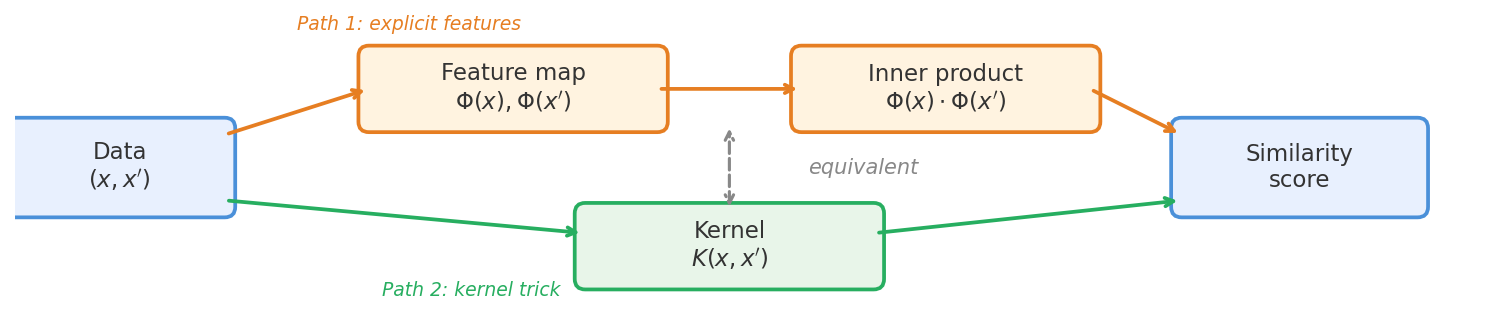

Source code (Python):
import matplotlib.pyplot as plt
import matplotlib.patches as mpatches

fig, ax = plt.subplots(figsize=(10, 6.5))

# Layout: two paths from "Data" on the left to "Similarity" on the right
# Path 1 (top):    Data -> Feature map Phi(x) -> Inner product -> Similarity
# Path 2 (bottom): Data -> Kernel K(x,x')                     -> Similarity

# Box positions (center_x, center_y, width, height)
boxes = {
    'data':       (0.5, 0.5, 1.6, 0.6),
    'feature':    (3.5, 1.1, 2.2, 0.5),
    'inner':      (6.8, 1.1, 2.2, 0.5),
    'kernel':     (5.15, -0.1, 2.2, 0.5),
    'similarity': (9.5, 0.5, 1.8, 0.6),
}

box_labels = {
    'data':       'Data\n$(x, x\')$',
    'feature':    'Feature map\n$\\Phi(x), \\Phi(x\')$',
    'inner':      'Inner product\n$\\Phi(x) \\cdot \\Phi(x\')$',
    'kernel':     'Kernel\n$K(x, x\')$',
    'similarity': 'Similarity\nscore',
}

box_colors = {
    'data':       '#E8F0FE',
    'feature':    '#FFF3E0',
    'inner':      '#FFF3E0',
    'kernel':     '#E8F5E9',
    'similarity': '#E8F0FE',
}

edge_colors = {
    'data':       '#4A90D9',
    'feature':    '#E67E22',
    'inner':      '#E67E22',
    'kernel':     '#27AE60',
    'similarity': '#4A90D9',
}

# Draw boxes
for key, (cx, cy, w, h) in boxes.items():
    rect = mpatches.FancyBboxPatch(
        (cx - w/2, cy - h/2), w, h,
        boxstyle='round,pad=0.08',
        facecolor=box_colors[key],
        edgecolor=edge_colors[key],
        linewidth=1.8,
        zorder=2
    )
    ax.add_patch(rect)
    ax.text(cx, cy, box_labels[key], ha='center', va='center',
            fontsize=11, color='#333333', zorder=3)

# Arrow style
arrow_props_top = dict(
    arrowstyle='->', color='#E67E22', linewidth=1.8,
    connectionstyle='arc3,rad=0.0'
)
arrow_props_bottom = dict(
    arrowstyle='->', color='#27AE60', linewidth=1.8,
    connectionstyle='arc3,rad=0.0'
)
arrow_props_equiv = dict(
    arrowstyle='<->', color='#888888', linewidth=1.5,
    connectionstyle='arc3,rad=0.0',
    linestyle='dashed'
)

# Top path arrows: Data -> Feature map -> Inner product -> Similarity
ax.annotate('', xy=(2.4, 1.1), xytext=(1.3, 0.75),
            arrowprops=arrow_props_top)
ax.annotate('', xy=(5.7, 1.1), xytext=(4.6, 1.1),
            arrowprops=arrow_props_top)
ax.annotate('', xy=(8.6, 0.75), xytext=(7.9, 1.1),
            arrowprops=arrow_props_top)

# Bottom path arrows: Data -> Kernel -> Similarity
ax.annotate('', xy=(4.04, 0.0), xytext=(1.3, 0.25),
            arrowprops=arrow_props_bottom)
ax.annotate('', xy=(8.6, 0.25), xytext=(6.26, 0.0),
            arrowprops=arrow_props_bottom)

# Equivalence arrow between feature map path and kernel
ax.annotate('', xy=(5.15, 0.83), xytext=(5.15, 0.17),
            arrowprops=arrow_props_equiv)
ax.text(5.75, 0.50, 'equivalent', ha='left', va='center',
        fontsize=10, color='#888888', fontstyle='italic')

# Path labels
ax.text(1.85, 1.55, 'Path 1: explicit features', fontsize=9,
        color='#E67E22', fontstyle='italic')
ax.text(2.5, -0.48, 'Path 2: kernel trick', fontsize=9,
        color='#27AE60', fontstyle='italic')

ax.set_xlim(-0.3, 10.8)
ax.set_ylim(-0.5, 1.5)
ax.set_aspect('equal')
ax.axis('off')

plt.tight_layout()
plt.savefig('assets/neural-tangent-kernel/feature-kernel-duality.png',
            dpi=150, bbox_inches='tight', facecolor='white')
plt.show()
